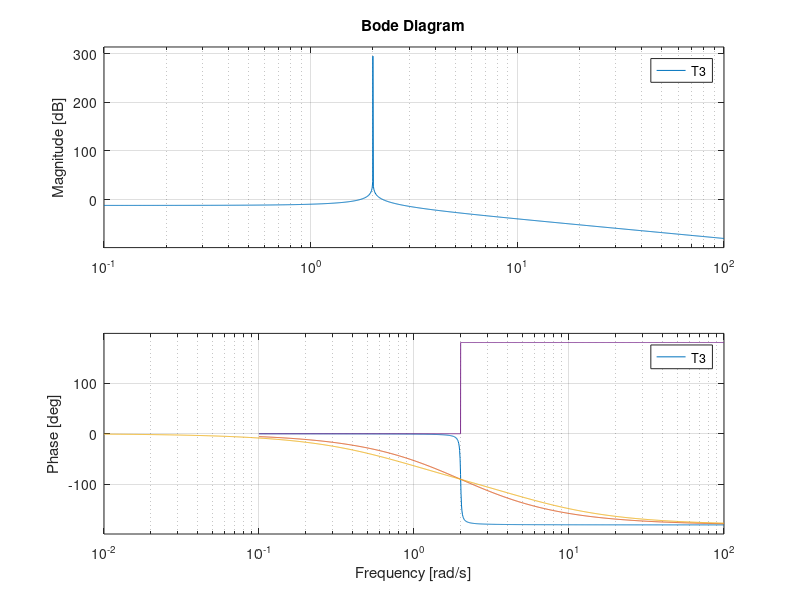

The MATLAB script that drew this image:
%frequency response of second order sys
%underdamped $=0.01
num=1;
den=[1 0.04 4];
T=tf(num,den);
figure(1);
bode(T)
%critically damped $=1
hold on
den1=[1 4 4];
T1=tf(num,den1);
bode(T1);
%overdaped $=1.5
hold on
den2=[1 6 4];
T2=tf(num,den2);
bode(T2)
%undamped $=0
den3=[1 0 4];
T3=tf(num,den3);
bode(T3)
